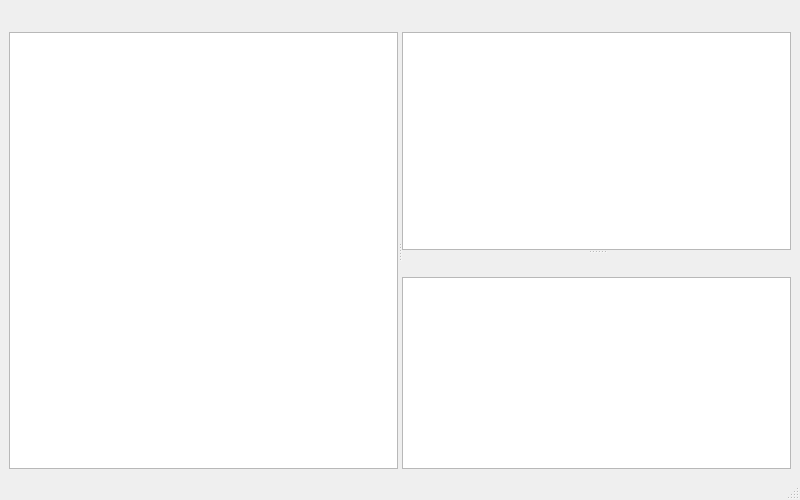
<?xml version="1.0" encoding="UTF-8"?>
<ui version="4.0">
 <class>AutomationInspector</class>
 <widget class="QMainWindow" name="MainWindow">
  <property name="geometry">
   <rect>
    <x>0</x>
    <y>0</y>
    <width>800</width>
    <height>500</height>
   </rect>
  </property>
  <property name="windowTitle">
   <string>Automation Inspector</string>
  </property>
  <widget class="QWidget" name="centralWidget">
   <layout class="QVBoxLayout" name="verticalLayout">
    <item>
     <widget class="QToolBar" name="mainToolBar">
      <property name="orientation">
       <enum>Qt::Horizontal</enum>
      </property>
      <action name="actionOpen">
       <property name="icon">
        <iconset>
         <normaloff>:/icons/execIcon.png</normaloff>:/icons/execIcon.png</iconset>
       </property>
       <property name="text">
        <string>Open</string>
       </property>
      </action>
     </widget>
    </item>
    <item>
     <widget class="QSplitter" name="splitter">
      <property name="orientation">
       <enum>Qt::Horizontal</enum>
      </property>
      <widget class="QTreeView" name="treeView">
       <property name="sizePolicy">
        <sizepolicy hsizetype="Preferred" vsizetype="Expanding">
         <horstretch>0</horstretch>
         <verstretch>1</verstretch>
        </sizepolicy>
       </property>
      </widget>
      <widget class="QWidget" name="rightColumn">
       <layout class="QVBoxLayout" name="verticalLayout">
        <item>
         <widget class="QSplitter" name="tableSplitter">
          <property name="orientation">
           <enum>Qt::Vertical</enum>
          </property>
          <widget class="QTableView" name="tableView">
           <property name="sizePolicy">
            <sizepolicy hsizetype="Preferred" vsizetype="Expanding">
             <horstretch>1</horstretch>
             <verstretch>1</verstretch>
            </sizepolicy>
           </property>
          </widget>
          <widget class="QWidget" name="bottomRow">
           <layout class="QVBoxLayout" name="verticalLayout">
            <item>
             <widget class="QToolBar" name="definitionToolBar">
              <!-- Add your actions and icons to the toolbar -->
               <property name="orientation">
	        <enum>Qt::Horizontal</enum>
	       </property>
             </widget>
            </item>
            <item>
             <widget class="QTableView" name="secondTableView">
              <property name="sizePolicy">
               <sizepolicy hsizetype="Preferred" vsizetype="Expanding">
                <horstretch>1</horstretch>
                <verstretch>1</verstretch>
               </sizepolicy>
              </property>
             </widget>
            </item>
           </layout>
          </widget>
         </widget>
        </item>
       </layout>
      </widget>
     </widget>
    </item>
   </layout>
  </widget>
  <widget class="QStatusBar" name="statusBar"/>
 </widget>
 <resources/>
 <connections/>
</ui>
